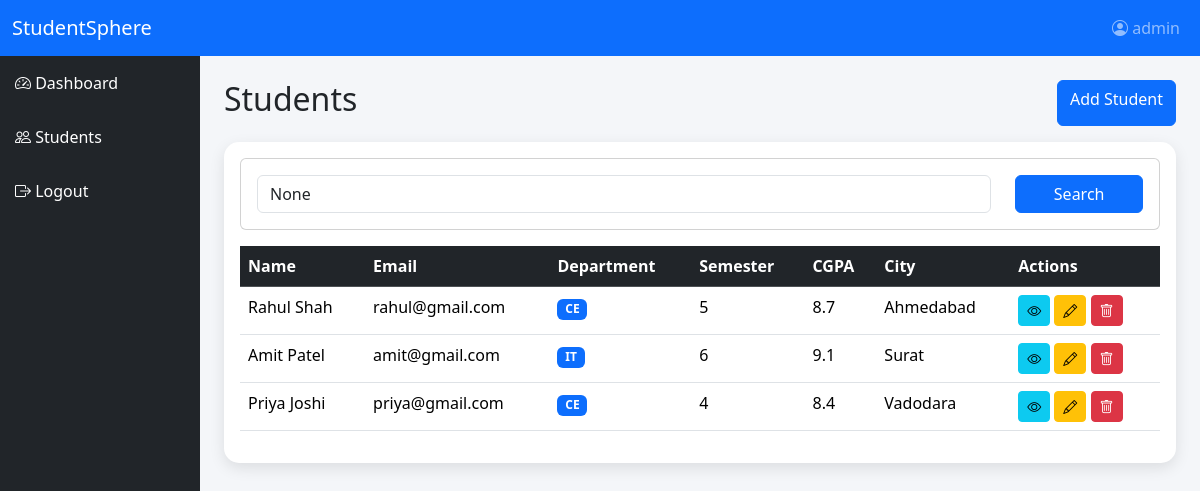
The app's page /students/ (signed in) with its own data.
### students/models.py (models this page shows, shortened)
class Student(models.Model):
    name = models.CharField(max_length=100)
    email = models.EmailField(unique=True)
    phone = models.CharField(max_length=15)
    department = models.CharField(max_length=50)
    semester = models.IntegerField()
    cgpa = models.FloatField()
    city = models.CharField(max_length=50)

### students/views.py (the view)
@login_required
def student_list(request):
    search = request.GET.get("search")
    if search:
        students = Student.objects.filter(
            Q(name__icontains=search) |
            Q(department__icontains=search) |
            Q(city__icontains=search)
        )
    else:
        students = Student.objects.all()
    return render(
        request,
        "students/list.html",
        {"students": students, 'search':search}
    )

### students/templates/students/list.html (shortened to what this page needs)
{% extends 'base.html' %}
{% block content %}
<div class="d-flex justify-content-between mb-3">
    <h2>
        Students
    </h2>
    <a href="{% url 'add_student' %}"
       class="btn btn-primary">
        Add Student
    </a>
</div>
<div class="card card-box">
    <div class="card-body">
        <div class="table-responsive">
            <div class="card mb-3">
    <div class="card-body">
        <form method="GET">
            <div class="row">
                <div class="col-md-10">
                    <input type="text"
                           name="search"
                           value="{{ search }}"
                           class="form-control"
                           placeholder="Search student...">
                </div>
                <div class="col-md-2">
                    <button class="btn btn-primary w-100">
                        Search
                    </button>
                </div>
            </div>
        </form>
    </div>
</div>
            <table class="table table-hover">
                <thead class="table-dark">
                    <tr>
                        <th>Name</th>
                        <th>Email</th>
                        <th>Department</th>
                        <th>Semester</th>
                        <th>CGPA</th>
                        <th>City</th>
                        <th>Actions</th>
                    </tr>
                </thead>
                <tbody>
                    {% for student in students %}
                    <tr>
                        <td>
                            {{ student.name }}
                        </td>
                        <td>
                            {{ student.email }}
                        </td>
                        <td>
                            <span class="badge bg-primary">
                                {{ student.department }}
                            </span>
                        </td>
                        <td>
                            {{ student.semester }}
                        </td>
                        <td>
                            {{ student.cgpa }}
                        </td>
                        <td>
                            {{ student.city }}
                        </td>
                        <td>
                            <a href="{% url 'student_details' student.id %}"
   class="btn btn-sm btn-info">
    <i class="bi bi-eye"></i>
</a>
                            <a href="{% url 'edit_student' student.id %}"
   class="btn btn-sm btn-warning">
    <i class="bi bi-pencil"></i>
</a>
<a href="{% url 'delete_student' student.id %}"
   class="btn btn-sm btn-danger">
    <i class="bi bi-trash"></i>
</a>
                        </td>
                    </tr>
{% endfor %}
                </tbody>
            </table>
        </div>
    </div>
</div>
{% endblock %}

### CollegePortal/templates/base.html (shortened to what this page needs)
<!DOCTYPE html>
<html>
<head>
    <link href="https://cdn.jsdelivr.net/npm/bootstrap@5.3.3/dist/css/bootstrap.min.css"
          rel="stylesheet">
    <link href="https://cdn.jsdelivr.net/npm/bootstrap-icons@1.11.3/font/bootstrap-icons.css"
          rel="stylesheet">
</head>
<body>
<nav class="navbar navbar-expand-lg navbar-dark bg-primary">
    <div class="container-fluid">
        <a class="navbar-brand">
            StudentSphere
        </a>
        <div class="collapse navbar-collapse"
             id="menu">
            <ul class="navbar-nav ms-auto">
                <li class="nav-item">
                    <span class="nav-link">
                        <i class="bi bi-person-circle"></i>
                         {{ request.user }}
                    </span>
                </li>
            </ul>
        </div>
    </div>
</nav>
<div class="container-fluid">
    <div class="row">
        <div class="col-md-2 sidebar p-0">
            <a href="{% url 'dashboard' %}">
    <i class="bi bi-speedometer2"></i>
    Dashboard
</a>
<a href="{% url 'student_list' %}">
    <i class="bi bi-people"></i>
    Students
</a>
<a href="{% url 'logout' %}">
    <i class="bi bi-box-arrow-right"></i>
    Logout
</a>
        </div>
        <div class="col-md-10 p-4">
            {% block content %}
            {% endblock %}
        </div>
    </div>
</div>
</body>
</html>

### CollegePortal/templates/base.html (style rules this page uses)
body { background:#f4f6f9; }
.sidebar { min-height:100vh; background:#212529; }
.sidebar a { color:white; text-decoration:none; display:block; padding:15px; transition:0.3s; }
.card-box { border:none; border-radius:15px; box-shadow:0 5px 15px rgba(0,0,0,0.1); }

### records on screen
Student: name "Rahul Shah", email "rahul@gmail.com", department "CE", semester "5", cgpa "8.7", city "Ahmedabad"
Student: name "Amit Patel", email "amit@gmail.com", department "IT", semester "6", cgpa "9.1", city "Surat"
Student: name "Priya Joshi", email "priya@gmail.com", department "CE", semester "4", cgpa "8.4", city "Vadodara"

### other values on screen
{{ request.user }} "admin"
